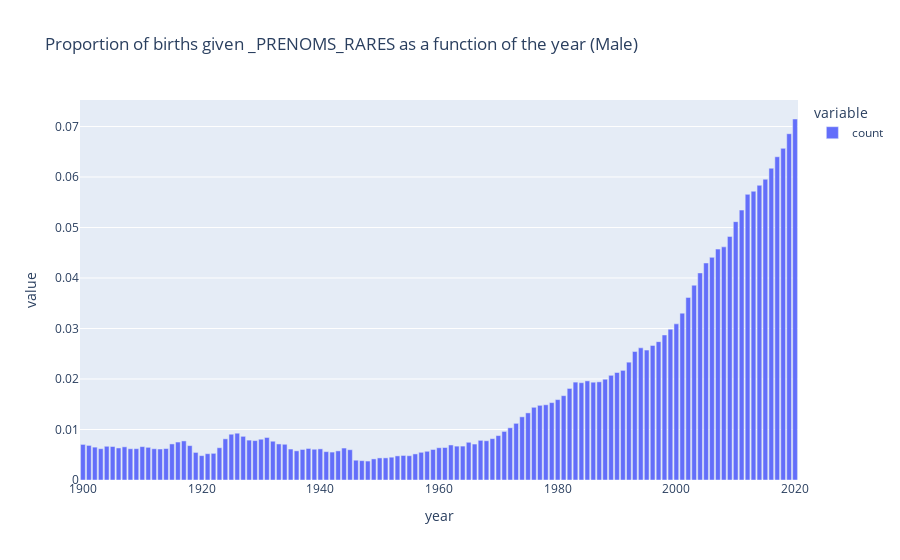

The notebook cell this image was saved under:
### Code cell
df2.xs('Male', level=1).plot(kind='bar', title='Proportion of births given _PRENOMS_RARES as a function of the year (Male)')
